Frame 1 (no input): blank canvas, image omitted
Frame 60 (no input): blank canvas, image omitted
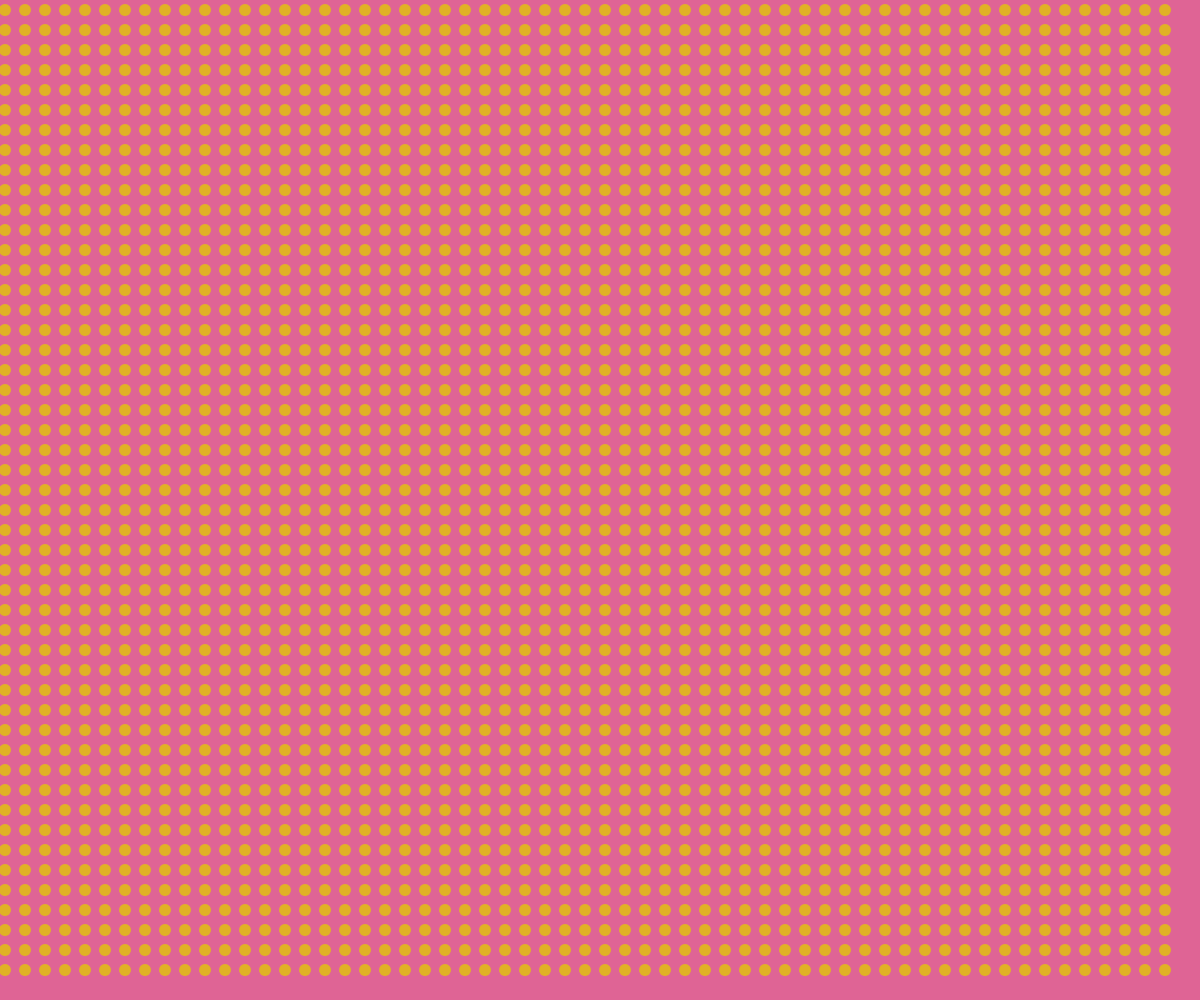
Frame 120 (the mouse pressed at the canvas centre since frame 60)

The p5.js sketch whose frames 1 and 60 were blank and that drew this single picture after the mouse press (run headless with seeded random() and noise() and a simulated clock; from frame 60 on, the mouse is pressed at the canvas centre):

// p5.js sketch
// ── sketch.js
//rules:
// 1. sketch one ellipse
// 2. let the screen have several ellipses with 20 pixels in between them with a speed on 0.01 
// 3. at a specific size of the ellipses (3) the direction of the ellipses increase or decrease changes



var r = 0;
var status = "up";

function setup() {
 createCanvas(windowWidth, windowHeight);   //create a drawing canvas
 frameRate(80);
}

function draw() {
  background(224, 100, 150, 120);
  for (var xcor = 0; xcor < width-20; xcor += 20){
    for (var ycor = 0; ycor < height-20; ycor += 20){
       drawSomething(xcor, ycor);
     }
  }

  //to keep increasing or decreasing the ellipses

  if (status == "up") {
  	r+=0.01;   //increase the size at a time
  }else{
  	r-=0.01;
  }


  if (r > 3){
   status = "down";
  }else if (r < 0) {
   status = "up";
  }
   //console.log(r);
}

function drawSomething(x, y) {
  fill(224, 204, 0, 150);
  noStroke();
  ellipse(x+5, y+10, 10*r, 10*r);
  //noStroke();
  //ellipse(x+5, y+10, 10*r, 10*r);
  //fill(0, 204, 224, 200);
}
